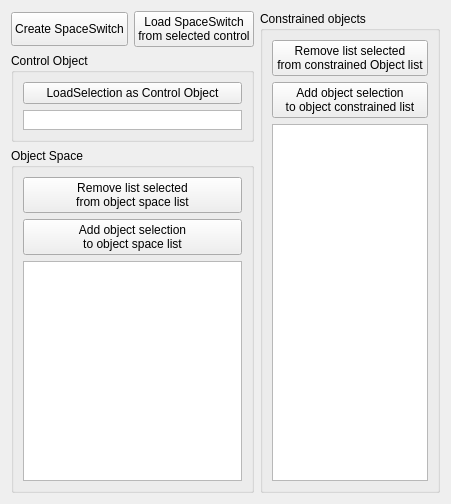
<?xml version="1.0" encoding="UTF-8"?>
<ui version="4.0">
 <class>Form</class>
 <widget class="QWidget" name="Form">
  <property name="geometry">
   <rect>
    <x>0</x>
    <y>0</y>
    <width>451</width>
    <height>504</height>
   </rect>
  </property>
  <property name="windowTitle">
   <string>Form</string>
  </property>
  <layout class="QHBoxLayout" name="horizontalLayout_2">
   <item>
    <layout class="QVBoxLayout" name="verticalLayout_5">
     <item>
      <layout class="QHBoxLayout" name="horizontalLayout">
       <item>
        <widget class="QPushButton" name="CreateSpaceSwitchBtn">
         <property name="minimumSize">
          <size>
           <width>0</width>
           <height>34</height>
          </size>
         </property>
         <property name="text">
          <string>Create SpaceSwitch</string>
         </property>
        </widget>
       </item>
       <item>
        <widget class="QPushButton" name="LoadSpaceSwitchBtn">
         <property name="text">
          <string>Load SpaceSwitch 
from selected control</string>
         </property>
        </widget>
       </item>
      </layout>
     </item>
     <item>
      <layout class="QVBoxLayout" name="verticalLayout_3">
       <item>
        <widget class="QGroupBox" name="ControlObjectGroupBox">
         <property name="title">
          <string>Control Object</string>
         </property>
         <layout class="QVBoxLayout" name="verticalLayout">
          <item>
           <widget class="QPushButton" name="LoadSelectionAsCntrlObjPushBtn">
            <property name="text">
             <string>LoadSelection as Control Object</string>
            </property>
           </widget>
          </item>
          <item>
           <widget class="QListWidget" name="listWidget">
            <property name="sizePolicy">
             <sizepolicy hsizetype="Expanding" vsizetype="Fixed">
              <horstretch>0</horstretch>
              <verstretch>0</verstretch>
             </sizepolicy>
            </property>
            <property name="minimumSize">
             <size>
              <width>20</width>
              <height>0</height>
             </size>
            </property>
            <property name="maximumSize">
             <size>
              <width>16777215</width>
              <height>20</height>
             </size>
            </property>
            <property name="autoScroll">
             <bool>false</bool>
            </property>
            <property name="resizeMode">
             <enum>QListView::Fixed</enum>
            </property>
            <property name="currentRow">
             <number>-1</number>
            </property>
            <property name="sortingEnabled">
             <bool>false</bool>
            </property>
           </widget>
          </item>
         </layout>
        </widget>
       </item>
       <item>
        <widget class="QGroupBox" name="ObjectSpaceGroup">
         <property name="title">
          <string>Object Space</string>
         </property>
         <layout class="QVBoxLayout" name="verticalLayout_2">
          <item>
           <widget class="QPushButton" name="RemoveFromObjectSpaceBtn">
            <property name="minimumSize">
             <size>
              <width>0</width>
              <height>0</height>
             </size>
            </property>
            <property name="maximumSize">
             <size>
              <width>16777215</width>
              <height>100</height>
             </size>
            </property>
            <property name="text">
             <string>Remove list selected 
from object space list</string>
            </property>
            <property name="iconSize">
             <size>
              <width>16</width>
              <height>16</height>
             </size>
            </property>
           </widget>
          </item>
          <item>
           <widget class="QPushButton" name="AddToObjectSpacePushBtn">
            <property name="text">
             <string>Add object selection 
to object space list</string>
            </property>
           </widget>
          </item>
          <item>
           <widget class="QListWidget" name="listWidget_2"/>
          </item>
         </layout>
        </widget>
       </item>
      </layout>
     </item>
    </layout>
   </item>
   <item>
    <widget class="QGroupBox" name="ConstrainedObjectSpaceSwitch">
     <property name="title">
      <string>Constrained objects</string>
     </property>
     <layout class="QVBoxLayout" name="verticalLayout_4">
      <item>
       <widget class="QPushButton" name="RemoveFromConstrainedBtn">
        <property name="minimumSize">
         <size>
          <width>0</width>
          <height>0</height>
         </size>
        </property>
        <property name="maximumSize">
         <size>
          <width>16777215</width>
          <height>100</height>
         </size>
        </property>
        <property name="text">
         <string>Remove list selected 
from constrained Object list</string>
        </property>
        <property name="iconSize">
         <size>
          <width>16</width>
          <height>16</height>
         </size>
        </property>
       </widget>
      </item>
      <item>
       <widget class="QPushButton" name="AddToConstrainListPushBtn">
        <property name="text">
         <string>Add object selection 
to object constrained list</string>
        </property>
       </widget>
      </item>
      <item>
       <widget class="QListView" name="listView"/>
      </item>
     </layout>
    </widget>
   </item>
  </layout>
  <zorder>ControlObjectGroupBox</zorder>
  <zorder>verticalLayoutWidget_2</zorder>
  <zorder>ConstrainedObjectSpaceSwitch</zorder>
 </widget>
 <resources/>
 <connections/>
</ui>
